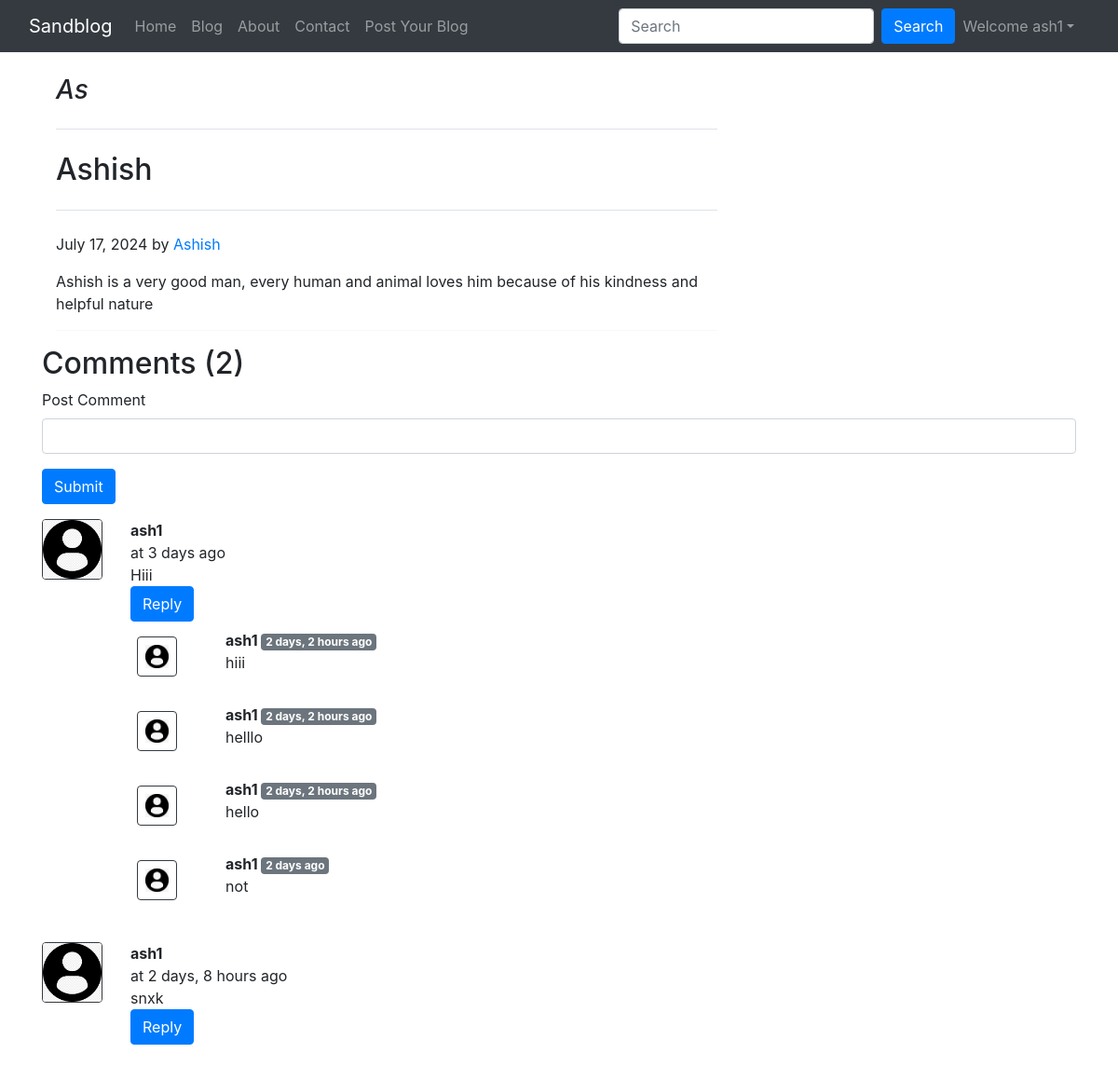
The app's page /blog/sdfsdsm (signed in) with its own data.
### blog/models.py (models this page shows, shortened)
class Post(models.Model):
    sno = models.AutoField(primary_key=True)
    category = models.CharField(max_length=250)
    title = models.CharField(max_length=50)
    content = models.TextField()
    author=models.CharField(max_length=300)
    slug=models.CharField(max_length=150)
    timestamp = models.DateField(blank=True, default=now)

class BlogComment(models.Model):
    sno = models.AutoField(primary_key=True)
    comment=models.TextField()
    user= models.ForeignKey(User, on_delete=models.CASCADE)
    post= models.ForeignKey(Post, on_delete=models.CASCADE)
    parents = models.ForeignKey('self', on_delete=models.CASCADE, null=True)
    timestamp=models.DateTimeField(default=now)

### blog/views.py (the view)
# urls.py: path('/<str:slug>',views.blogpost, name='Blogpost' ),
def blogpost(request, slug):
    post=Post.objects.filter(slug=slug).first()
    comments=BlogComment.objects.filter(post=post, parents=None)
    replies=BlogComment.objects.filter(post=post).exclude(parents=None)
    replyDict={}
    for reply in replies:
        if reply.parents.sno not in replyDict.keys():
            replyDict[reply.parents.sno]=[reply]
        else:
            replyDict[reply.parents.sno].append(reply)
    context={'post':post, 'comments':comments, 'user':request.user, 'replyDict':replyDict}
    return render(request, 'blog/blogpost.html', context)

### blog/templatetags/get_dict.py (called while the page is built)
@register.filter(name='get_val')
def get_val(dict, key):
    return dict.get(key)

### templates/blog/blogpost.html (shortened to what this page needs)
{% extends 'base.html' %}
{% block body %}
{% load humanize %}
{% load get_dict %}
<div class="container">
  <div class="col-md-8">
    <h3 class="pb-4 my-4 fst-italic border-bottom">{{post.category}}</h3>
    <article class="blog-post">
      <h2 class="pb-4 my-4 border-bottom">{{post.title}}</h2>
      <p class="blog-post-meta">{{post.timestamp}} by <a href="#">{{post.author}}</a></p>
      <p>{{post.content}}</p>
      <hr>
  </div>
</div>
<div class="container">
  <h2>Comments ({{comments.count}})</h2>
  <div class="my-2">
    {% if user.is_authenticated %}
    <form action="/blog/postcomment" method="post">
      <div class="form-group">
        <label for="emapleInputEmail">Post Comment</label>
        <input type="text" class="form-control" name="comment">
      </div>
      <button type="submit" class="btn btn-primary">Submit</button>
    </form>
    {% else %}
    <p>Please Login to post a comment</p>
    {% endif %}
  </div>
  {% for comment in comments%}
  <div class="row my-3">
    <div class="col-md-1">
      <img class="rounded mx-auto d-block w-100 border border-dark" src="/static/img/user.jpg" alt="user">
    </div>
    <div class="col-md-11"><b>{{comment.user.username}}</b>
      <div>at {{comment.timestamp | naturaltime}}</div>
      <div>{{comment.comment}}</div>
      <div class="reply mx-0">
        {% if user.is_authenticated %}
          <button class="btn btn-primary" data-bs-toggle="collapse" href="#replyBox{{comment.sno}}" role="button"
            aria-expanded="false" aria-controls="replyBox{{comment.sno}}">
            Reply
          </button>
        {% else %}
        <button class="btn btn-primary" data-bs-toggle="collapse" href="#replyBox{{comment.sno}}" role="button"
            aria-expanded="false" aria-controls="replyBox{{comment.sno}}" disabled>
            Login to Reply
          </button>
        {% endif %}
        <div class="replies my-2">
          {% for reply in replyDict|get_val:comment.sno%}
          <div class="row my-2">
                        <div class="col-md-1 ">
                            <img class="rounded mx-auto d-block w-75 my-2 border border-dark p-2" src="/static/img/user.jpg" alt="user">
                        </div>
                        <div class="col-md-11">
                            <div class="col-md-11 ">
                                <b> {{reply.user.username}} </b> <span class="badge badge-secondary ">{{reply.timestamp| naturaltime}}</span>
                                <div>{{reply.comment}}</div>
                            </div>
                            <br>
                        </div>
                    </div>
                    {% endfor %}
                </div>
            </div>
        </div>
    </div>
    {% endfor %}
</div>
{% endblock %}

### templates/base.html (shortened to what this page needs)
<!doctype html>
<html lang="en">
<head>
    <link href="https://cdn.jsdelivr.net/npm/bootstrap@5.3.3/dist/css/bootstrap.min.css" rel="stylesheet"
>
    <link rel="stylesheet" href="https://cdn.jsdelivr.net/npm/bootstrap@4.4.1/dist/css/bootstrap.min.css"
>
</head>
<body>
    <nav class="navbar navbar-expand-lg navbar-dark bg-dark">
        <div class="container-fluid">
            <a class="navbar-brand" href="/">Sandblog</a>
            <div class="collapse navbar-collapse" id="navbarSupportedContent">
                <ul class="navbar-nav me-auto mb-2 mb-lg-0">
                    <li class="nav-item {% block homeactive %} {% endblock homeactive%}">
                        <a class="nav-link " aria-current="page" href="/">Home</a>
                    </li>
                    <li class="nav-item {% block /blogactive %} {% endblock /blogactive%}">
                        <a class="nav-link " href="/blog">Blog</a>
                    </li>
                    <li class="nav-item {% block aboutactive %} {% endblock aboutactive%}">
                        <a class="nav-link " href="about">About</a>
                    </li>
                    <li class="nav-item {% block contactactive %} {% endblock contactactive%}">
                        <a class="nav-link " href="contact">Contact</a>
                    </li>
                    {% if user.is_authenticated %}
                    <li class="nav-item">
                        <a class="nav-link " href="/blog/createblog">Post Your Blog</a>
                    </li>
                    {% endif %}
                </ul>
                <form method="get" action="/blog/search" class="d-flex" role="search">
                    <input class="form-control me-2" type="search" placeholder="Search" aria-label="Search" name="query"
                        id="search">
                    <button class="btn btn-primary" type="submit">Search</button>
                </form>
                {% if user.is_authenticated %}
                <ul class="navbar-nav mr-2">
                    <li class="nav-item dropdown">
                        <a class="nav-link dropdown-toggle" href='#' id="navbarDropdown" role="button"
                            data-toggle="dropdown">
                            Welcome {{request.user}}</a>
                    </li>
                </ul>
            </div>
            {% endif %}
        </div>
    </nav>
    {%block body%}
    {%endblock body%}
</body>
</html>

### records on screen
Post: category "As", title "Ashish", timestamp "July 17, 2024", author "Ashish", content "Ashish is a very good man, every human and animal loves him because of his kindness and helpful nature"
BlogComment: user.username "ash1", timestamp "3 days ago", comment "Hiii"
BlogComment: user.username "ash1", timestamp "2 days, 2 hours ago", comment "hiii"
BlogComment: user.username "ash1", timestamp "2 days, 2 hours ago", comment "helllo"
BlogComment: user.username "ash1", timestamp "2 days, 2 hours ago", comment "hello"
BlogComment: user.username "ash1", timestamp "2 days ago", comment "not"
BlogComment: user.username "ash1", timestamp "2 days, 8 hours ago", comment "snxk"

### other values on screen
{{ request.user }} "ash1"
{{ comments.count }} "2"
